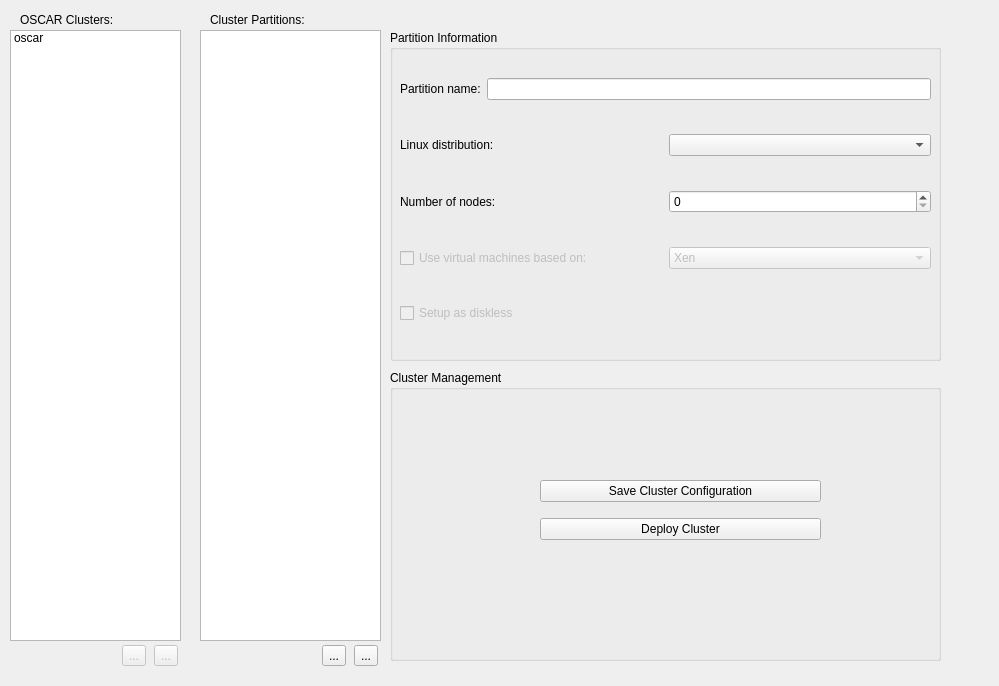
<ui version="4.0" >
 <class>GeneralInformationForm</class>
 <widget class="QWidget" name="GeneralInformationForm" >
  <property name="geometry" >
   <rect>
    <x>0</x>
    <y>0</y>
    <width>999</width>
    <height>686</height>
   </rect>
  </property>
  <property name="windowTitle" >
   <string>General Information</string>
  </property>
  <widget class="QListWidget" name="listClusterPartitionsWidget" >
   <property name="geometry" >
    <rect>
     <x>200</x>
     <y>30</y>
     <width>181</width>
     <height>611</height>
    </rect>
   </property>
  </widget>
  <widget class="QListWidget" name="listOscarClustersWidget" >
   <property name="geometry" >
    <rect>
     <x>10</x>
     <y>30</y>
     <width>171</width>
     <height>611</height>
    </rect>
   </property>
   <item>
    <property name="text" >
     <string>oscar</string>
    </property>
   </item>
  </widget>
  <widget class="QGroupBox" name="groupBox_2" >
   <property name="geometry" >
    <rect>
     <x>390</x>
     <y>370</y>
     <width>551</width>
     <height>291</height>
    </rect>
   </property>
   <property name="title" >
    <string>Cluster Management</string>
   </property>
   <widget class="QWidget" name="verticalLayout_6" >
    <property name="geometry" >
     <rect>
      <x>150</x>
      <y>100</y>
      <width>281</width>
      <height>80</height>
     </rect>
    </property>
    <layout class="QVBoxLayout" >
     <property name="margin" >
      <number>0</number>
     </property>
     <property name="spacing" >
      <number>6</number>
     </property>
     <item>
      <widget class="QPushButton" name="saveClusterInfoButton" >
       <property name="text" >
        <string>Save Cluster Configuration</string>
       </property>
      </widget>
     </item>
     <item>
      <widget class="QPushButton" name="pushButton" >
       <property name="text" >
        <string>Deploy Cluster</string>
       </property>
      </widget>
     </item>
    </layout>
   </widget>
  </widget>
  <widget class="QGroupBox" name="groupBox" >
   <property name="geometry" >
    <rect>
     <x>390</x>
     <y>30</y>
     <width>551</width>
     <height>331</height>
    </rect>
   </property>
   <property name="title" >
    <string>Partition Information</string>
   </property>
   <widget class="QWidget" name="verticalLayout_5" >
    <property name="geometry" >
     <rect>
      <x>10</x>
      <y>20</y>
      <width>531</width>
      <height>301</height>
     </rect>
    </property>
    <layout class="QVBoxLayout" >
     <property name="margin" >
      <number>0</number>
     </property>
     <property name="spacing" >
      <number>6</number>
     </property>
     <item>
      <layout class="QHBoxLayout" >
       <property name="margin" >
        <number>0</number>
       </property>
       <property name="spacing" >
        <number>6</number>
       </property>
       <item>
        <widget class="QLabel" name="label_7" >
         <property name="text" >
          <string>Partition name:</string>
         </property>
        </widget>
       </item>
       <item>
        <widget class="QLineEdit" name="partitionNameEditWidget" />
       </item>
      </layout>
     </item>
     <item>
      <layout class="QHBoxLayout" >
       <property name="margin" >
        <number>0</number>
       </property>
       <property name="spacing" >
        <number>6</number>
       </property>
       <item>
        <widget class="QLabel" name="label_6" >
         <property name="text" >
          <string>Linux distribution:</string>
         </property>
        </widget>
       </item>
       <item>
        <widget class="QComboBox" name="partitionDistroComboBox" />
       </item>
      </layout>
     </item>
     <item>
      <layout class="QHBoxLayout" >
       <property name="margin" >
        <number>0</number>
       </property>
       <property name="spacing" >
        <number>6</number>
       </property>
       <item>
        <widget class="QLabel" name="label_8" >
         <property name="text" >
          <string>Number of nodes:</string>
         </property>
        </widget>
       </item>
       <item>
        <widget class="QSpinBox" name="partitionNumberNodesSpinBox" />
       </item>
      </layout>
     </item>
     <item>
      <layout class="QHBoxLayout" >
       <property name="margin" >
        <number>0</number>
       </property>
       <property name="spacing" >
        <number>6</number>
       </property>
       <item>
        <widget class="QCheckBox" name="virtualMachinesCheckBox" >
         <property name="enabled" >
          <bool>false</bool>
         </property>
         <property name="text" >
          <string>Use virtual machines based on:</string>
         </property>
        </widget>
       </item>
       <item>
        <widget class="QComboBox" name="virtualMachinesComboBox" >
         <property name="enabled" >
          <bool>false</bool>
         </property>
         <item>
          <property name="text" >
           <string>Xen</string>
          </property>
         </item>
         <item>
          <property name="text" >
           <string>Qemu</string>
          </property>
         </item>
        </widget>
       </item>
      </layout>
     </item>
     <item>
      <widget class="QCheckBox" name="checkBox_2" >
       <property name="enabled" >
        <bool>false</bool>
       </property>
       <property name="text" >
        <string>Setup as diskless</string>
       </property>
      </widget>
     </item>
    </layout>
   </widget>
  </widget>
  <widget class="QLabel" name="label_3" >
   <property name="geometry" >
    <rect>
     <x>20</x>
     <y>10</y>
     <width>141</width>
     <height>20</height>
    </rect>
   </property>
   <property name="text" >
    <string>OSCAR Clusters:</string>
   </property>
  </widget>
  <widget class="QLabel" name="label_4" >
   <property name="geometry" >
    <rect>
     <x>210</x>
     <y>10</y>
     <width>131</width>
     <height>20</height>
    </rect>
   </property>
   <property name="text" >
    <string>Cluster Partitions:</string>
   </property>
  </widget>
  <widget class="QWidget" name="horizontalLayout" >
   <property name="geometry" >
    <rect>
     <x>120</x>
     <y>640</y>
     <width>61</width>
     <height>31</height>
    </rect>
   </property>
   <layout class="QHBoxLayout" >
    <property name="margin" >
     <number>0</number>
    </property>
    <property name="spacing" >
     <number>6</number>
    </property>
    <item>
     <widget class="QToolButton" name="addClusterButton" >
      <property name="enabled" >
       <bool>false</bool>
      </property>
      <property name="text" >
       <string>...</string>
      </property>
      <property name="icon" >
       <iconset resource="../xoscar_resource.qrc" >:/new/prefix1/icons/list-add.png</iconset>
      </property>
     </widget>
    </item>
    <item>
     <widget class="QToolButton" name="removeClusterButton" >
      <property name="enabled" >
       <bool>false</bool>
      </property>
      <property name="text" >
       <string>...</string>
      </property>
      <property name="icon" >
       <iconset resource="../xoscar_resource.qrc" >:/new/prefix1/icons/list-remove.png</iconset>
      </property>
     </widget>
    </item>
   </layout>
  </widget>
  <widget class="QWidget" name="horizontalLayout_3" >
   <property name="geometry" >
    <rect>
     <x>320</x>
     <y>640</y>
     <width>61</width>
     <height>31</height>
    </rect>
   </property>
   <layout class="QHBoxLayout" >
    <property name="margin" >
     <number>0</number>
    </property>
    <property name="spacing" >
     <number>6</number>
    </property>
    <item>
     <widget class="QToolButton" name="addPartitionButton" >
      <property name="enabled" >
       <bool>true</bool>
      </property>
      <property name="text" >
       <string>...</string>
      </property>
      <property name="icon" >
       <iconset resource="../xoscar_resource.qrc" >:/new/prefix1/icons/list-add.png</iconset>
      </property>
     </widget>
    </item>
    <item>
     <widget class="QToolButton" name="removeClusterButton_2" >
      <property name="enabled" >
       <bool>true</bool>
      </property>
      <property name="text" >
       <string>...</string>
      </property>
      <property name="icon" >
       <iconset resource="../xoscar_resource.qrc" >:/new/prefix1/icons/list-remove.png</iconset>
      </property>
     </widget>
    </item>
   </layout>
  </widget>
 </widget>
 <resources/>
 <connections/>
</ui>
